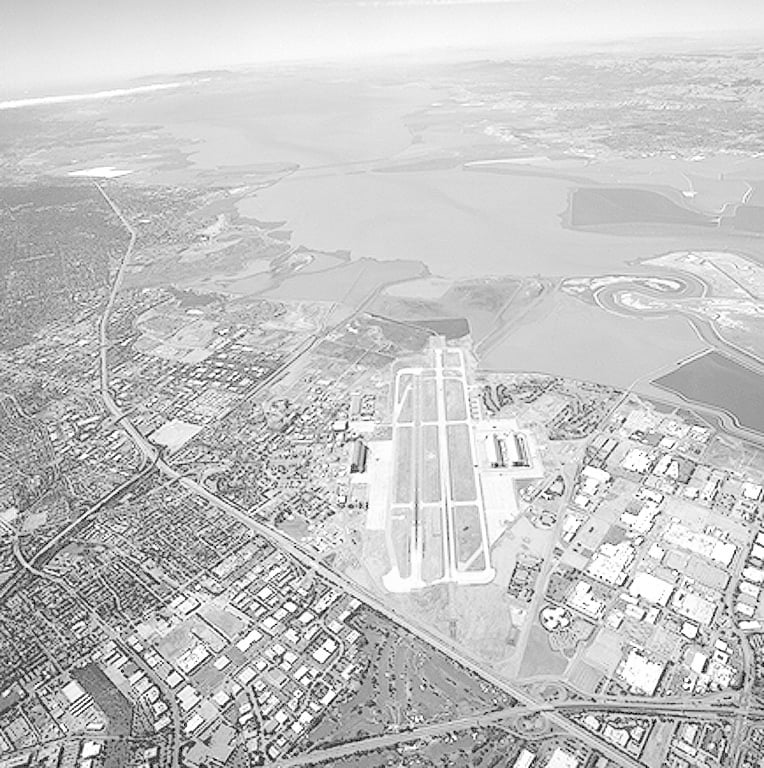
#> input picture SEM7/DIPA/image.jpg, 764 x 768 px
$ jupyter execute p5_DIPA.ipynb
#> lines starting #> are read from the running program, lines starting #| are printed output that depends on the picture
# PRACTICAL 4
## Devasy Patel
## 20BCE057

Implementing Laplacian, gamma , log, blurring transformation on an image.

[cell 1]
import cv2
import numpy as np
from matplotlib import pyplot as plt

# For Gamma transformation

[cell 2]
#For Gamma transformation

g= 3

def gamma(img, gamma):
    img = img/255.0
    img = cv2.pow(img, gamma)
    return img

image = cv2.imread('image.jpg')
#> image is the input picture: shape (768, 764, 3); min 0, max 255, mean 197.2
output = gamma(image, g)
#> in gamma, `img = cv2.pow(img, gamma)`:
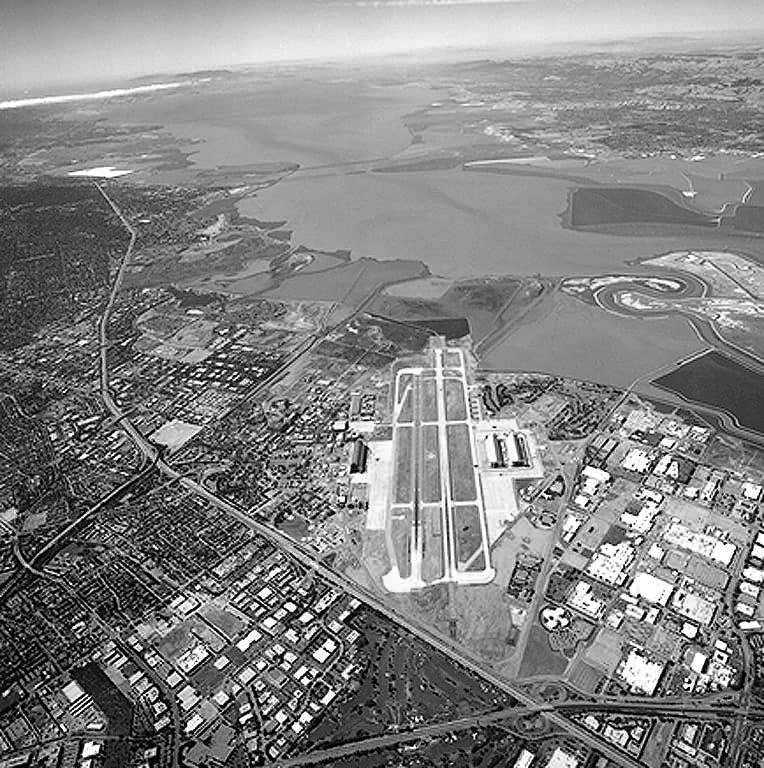
#> img: shape (768, 764, 3) float64; min 0, max 1, mean 0.515

# to display curve of gamma transformation
original = np.array(range(0,256))
# original = original/255.0
transformed = gamma(original, g)
plt.plot(original, transformed)
#> figure, not shown here; curve peaks at x = 255, y = 1

[cell 3]
# plot the images
fig, axs = plt.subplots(1, 3, figsize=(10, 3))
axs[0].imshow(image)
axs[0].set_title('Input Image')
axs[0].set_xticks([])
axs[0].set_yticks([])

axs[1].plot(original, transformed)
axs[1].set_title('Transformation function')

axs[2].imshow(output)
axs[2].set_title('Output Image')
axs[2].set_xticks([])
axs[2].set_yticks([])

plt.tight_layout()
plt.show()
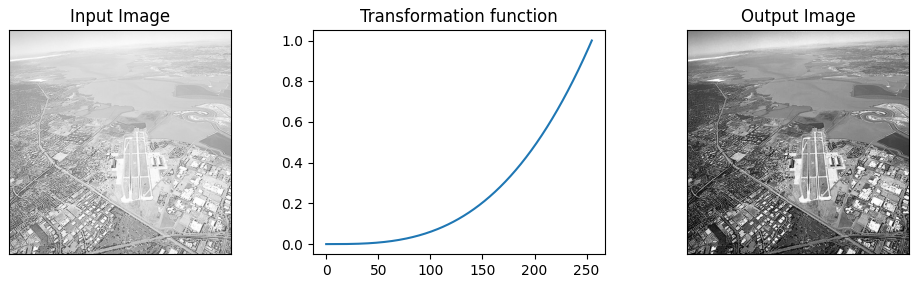
#> figure drawn by matplotlib, 3 panels; panel 2: curve peaks at x = 255, y = 1

# Logarithmic Transformation of an Image

[cell 4]
def logaritmic(img, c):
    img = img/255.0
    img = c*np.log(1 + img)
    return img

image = cv2.imread('image2.jpeg')
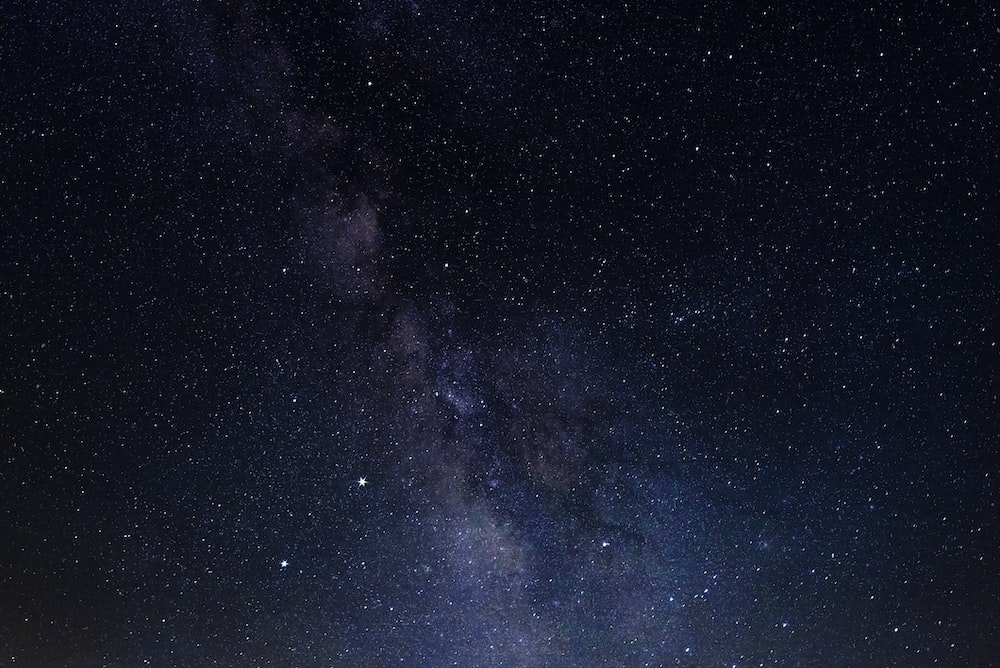
#> input picture SEM7/DIPA/image2.jpeg, 1000 x 668 px
#> image is the input picture: shape (668, 1000, 3); mean B, G, R 39, 24.9, 21.9
C = 3
output = logaritmic(image, C)

original = np.array(range(0,256))
transformed = logaritmic(original, C)
plt.plot(original, transformed)
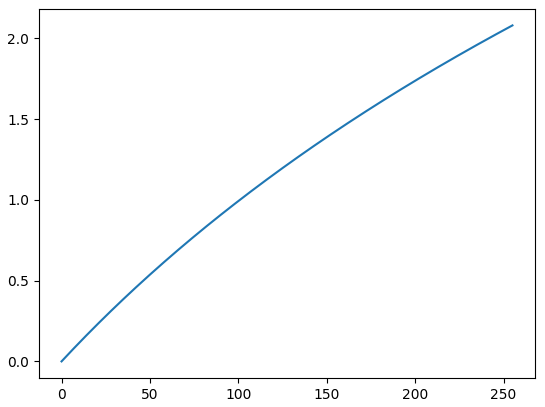
#> figure drawn by matplotlib, 1 panel; curve peaks at x = 255, y = 2.08

[cell 5]
# plot the images
fig, axs = plt.subplots(1, 3, figsize=(20, 5))
axs[0].imshow(image)
axs[0].set_title('Input Image')
axs[0].set_xticks([])
axs[0].set_yticks([])
axs[1].plot(original, transformed)
axs[1].set_title('Transformation function')
axs[2].imshow(output)
axs[2].set_title('Output Image')
axs[2].set_xticks([])
axs[2].set_yticks([])
plt.tight_layout()
plt.show()
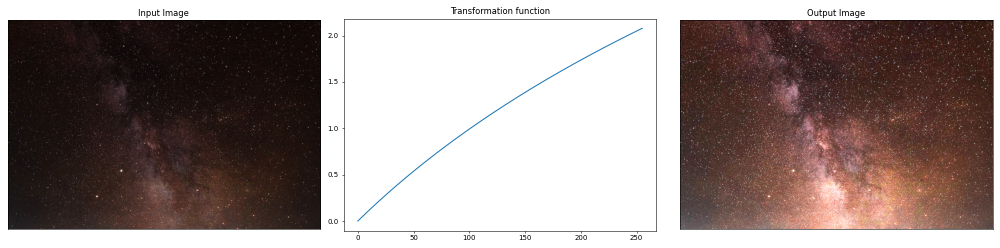
#> figure drawn by matplotlib, 3 panels; B, G, R data is drawn as R, G, B; panel 2: curve peaks at x = 255, y = 2.08

# Now Blurring Filters on an Image

[cell 6]
def Blurring(img, n):
#> called with n = 25
    img = cv2.blur(img,(n,n))
#> img: shape (768, 764, 3)
    return img

image = cv2.imread('image.jpg')
output = Blurring(image, 25)

# plot the images
fig, axs = plt.subplots(1, 2, figsize=(10, 3))
axs[0].imshow(image)
axs[0].set_title('Input Image')
# axs[0].set_xticks([])
# axs[0].set_yticks([])
axs[1].imshow(output)
axs[1].set_title('Output Image')
# axs[1].set_xticks([])
# axs[1].set_yticks([])
plt.tight_layout()
plt.show()

# Now Laplacian Transformation on an Image
l1 = [[0,1,0],[1,-4,1],[0,1,0]]
l2 = [[1,1,1],[1,-8,1],[1,1,1]]
l3 = [[-1,-1,-1],[-1,8,-1],[-1,-1,-1]]
l4 = [[0,-1,0],[-1,4,-1],[0,-1,0]]

[cell 7]
def apply_filter(img, kernel):
    img = cv2.filter2D(img, -1, kernel)
    return img

image = cv2.imread('image.jpg')
image = cv2.cvtColor(image, cv2.COLOR_BGR2GRAY)
#> image: shape (768, 764)
masks = {'l1':[[-1, -1, -1], [-1, 8, -1], [-1, -1, -1]], 'l2':[[1,1,1],[1,-8,1],[1,1,1]], 'l3':[[0,-1,0],[-1,4,-1],[0,-1,0]], 'l4':[[0,1,0],[1,-4,1],[0,1,0]]}


for i in range(1,5):
    kernel = np.array(masks[f'l{i}'])
    output = apply_filter(image, kernel)
    # plot the images
    cv2.imwrite(f'output{i}.jpg', output+image)
    fig, axs = plt.subplots(1, 3, figsize=(10, 3))
    axs[0].imshow(image, cmap='gray')
    axs[0].set_title('Input Image')
    axs[1].imshow(image+output, cmap='gray')
    axs[1].set_title('Output Image')
    axs[2].imshow(kernel)
    axs[2].set_title('Kernel')
    plt.tight_layout()
    plt.show()
#> this loop made 4 passes
#> pass 1, in apply_filter, `img = cv2.filter2D(img, -1, kernel)`:
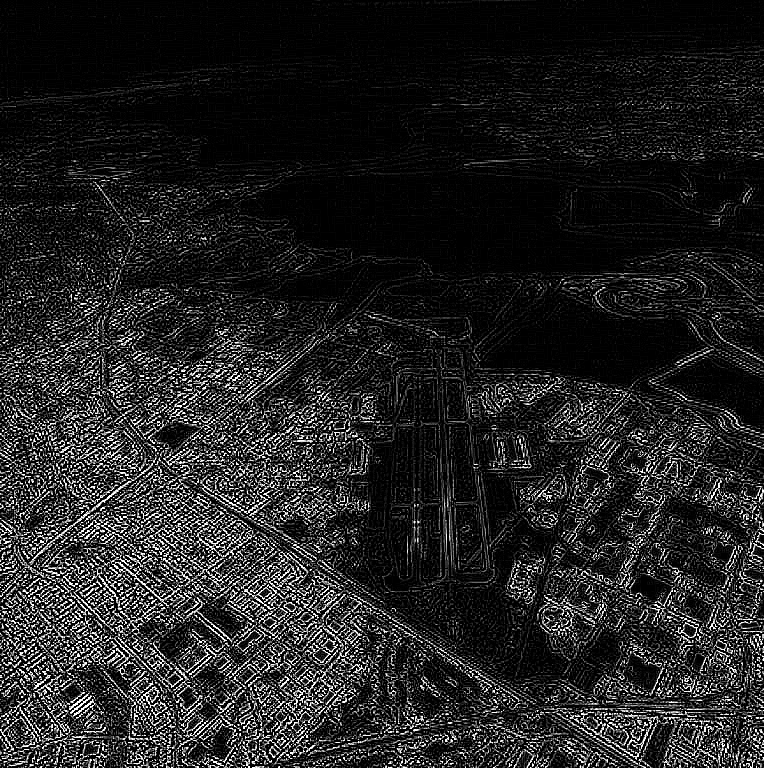
#> img: shape (768, 764); min 0, max 255, mean 34.4
#> pass 1, `cv2.imwrite(f'output{i}.jpg', output+image)`:
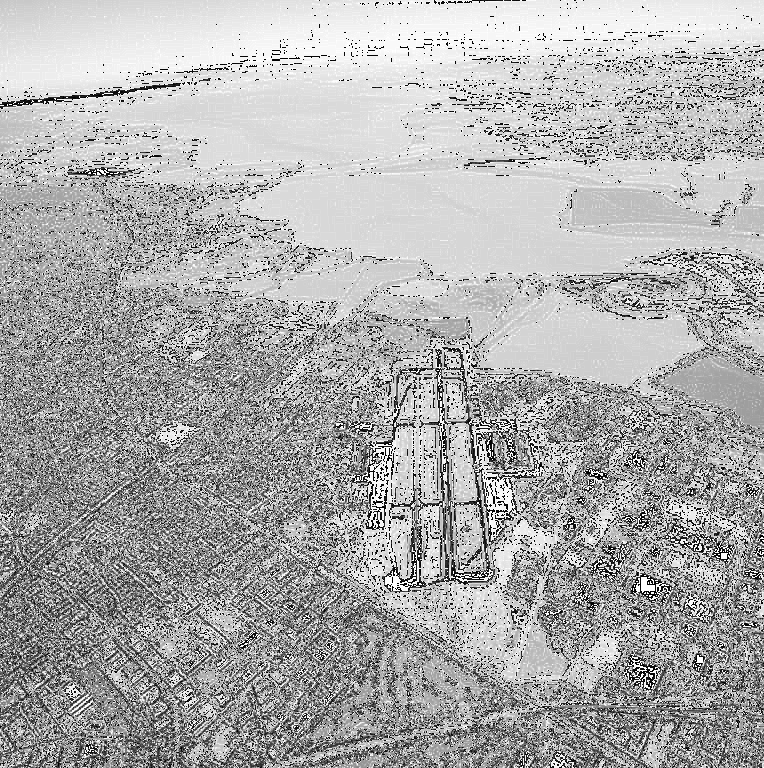
#> saved as output1.jpg: shape (768, 764); min 0, max 255, mean 172.2
#> pass 1, `plt.show()`:
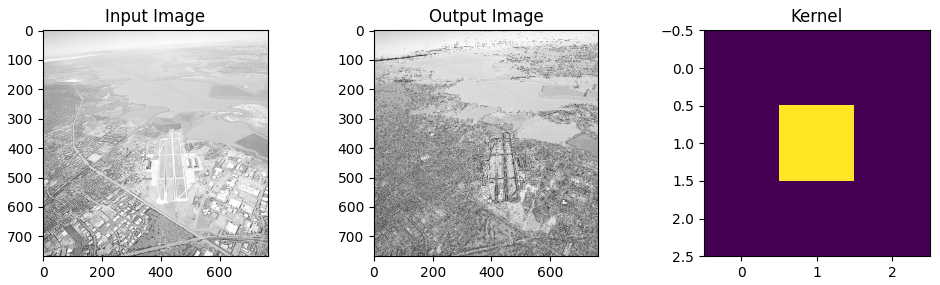
#> figure drawn by matplotlib, 3 panels
#> pass 2, in apply_filter (call 2), `img = cv2.filter2D(img, -1, kernel)`:
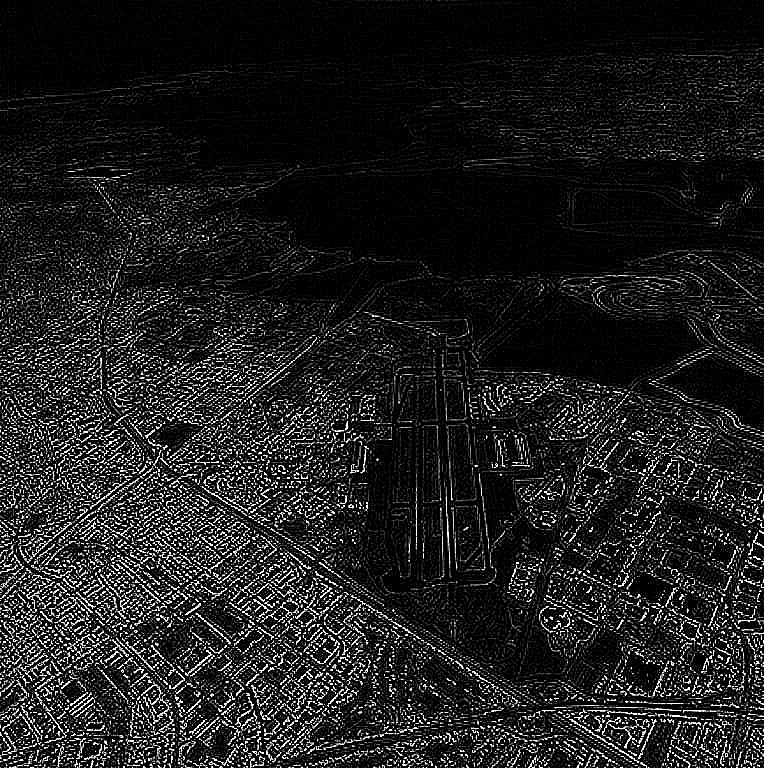
#> img: shape (768, 764); min 0, max 255, mean 30

[cell 8]
def applymask(img, mask):
    n = len(img)
    m = len(mask)
    nxn = np.zeros((n,n))
    for i in range(n-m+1):
        for j in range(n-m+1):
            nxn[i][j] = sum(sum(img[i:i+m,j:j+m]*mask ))+img[i][j]
    return nxn


def apply_laplacian_mask(image, kernel):
    # Create an output array of the same shape as the input image
    output = np.zeros_like(image)

    # Apply the Laplacian mask to the image
    for i in range(1, image.shape[0] - 1):
        for j in range(1, image.shape[1] - 1):
            # Calculate the sum of the pixel intensities using the 3x3 kernel
            laplacian = np.sum(np.dot(image[i-1:i+2, j-1:j+2] ,  kernel))

            # If the calculated value is negative, set it to zero
            laplacian = max(0, min(255, laplacian+ image[i, j]))

            # Store the result in the output array
            output[i, j] = laplacian
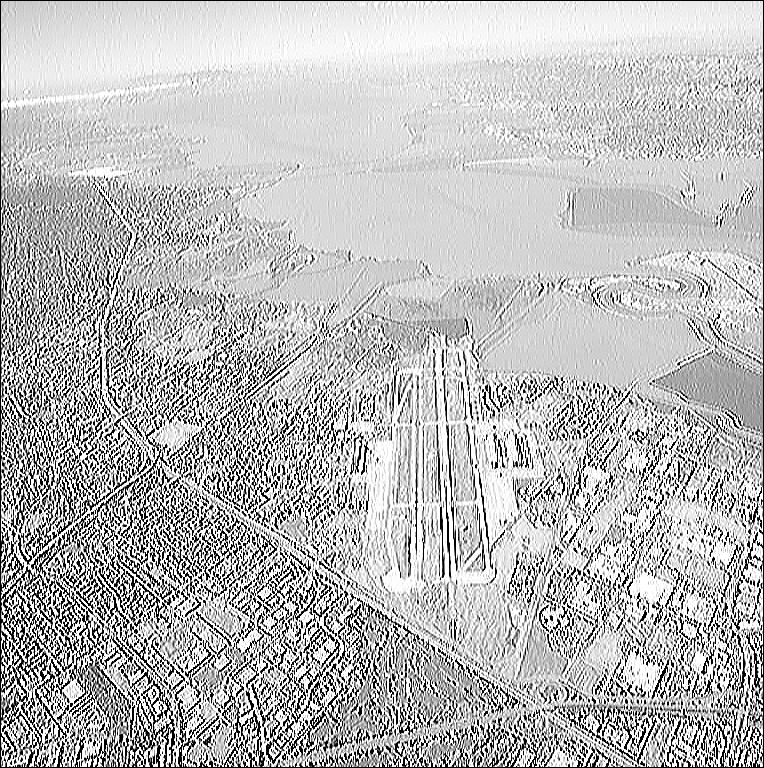
#> output: shape (768, 764); min 0, max 255, mean 186.4

    return output


timg = np.array([[1,2,3],[4,5,6],[7,8,9]])
mask = np.array([[1,1,1],[1,1,1],[1,1,1]])

plt.imshow(apply_laplacian_mask(image, masks['l1']), cmap='gray')
